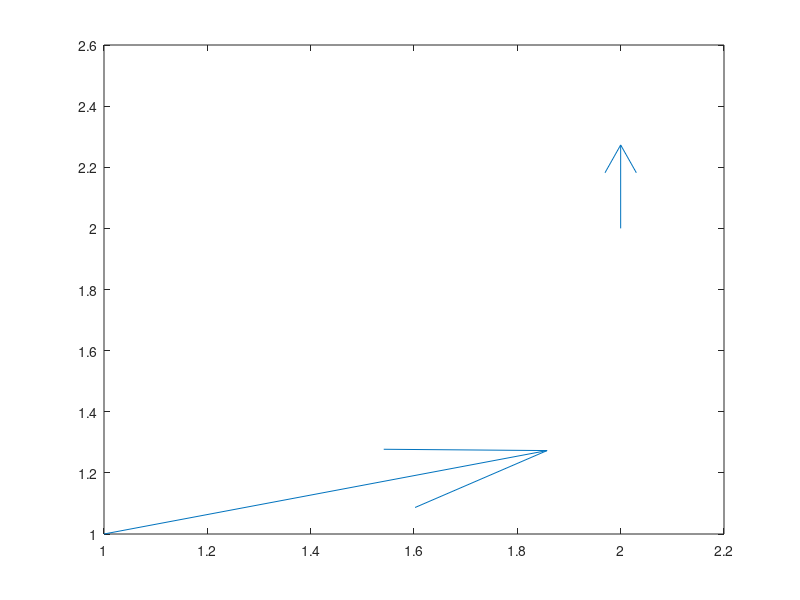

Here is the MATLAB script that generated this plot:
% test direction:
% fibdir = [cos(phi)*sin(theta) sin(phi)*sin(theta) cos(theta)];

phi = [pi/2, -pi/2];
theta = [pi/2, -pi/2];


%u = cos(phi) .* sin(theta);
%v = sin(phi) .* sin(theta);
%v = cos(theta);
u = [pi, 0];
v = [1, 1];
x = [1, 2];
y = [1, 2];

quiver(x,y,u,v);